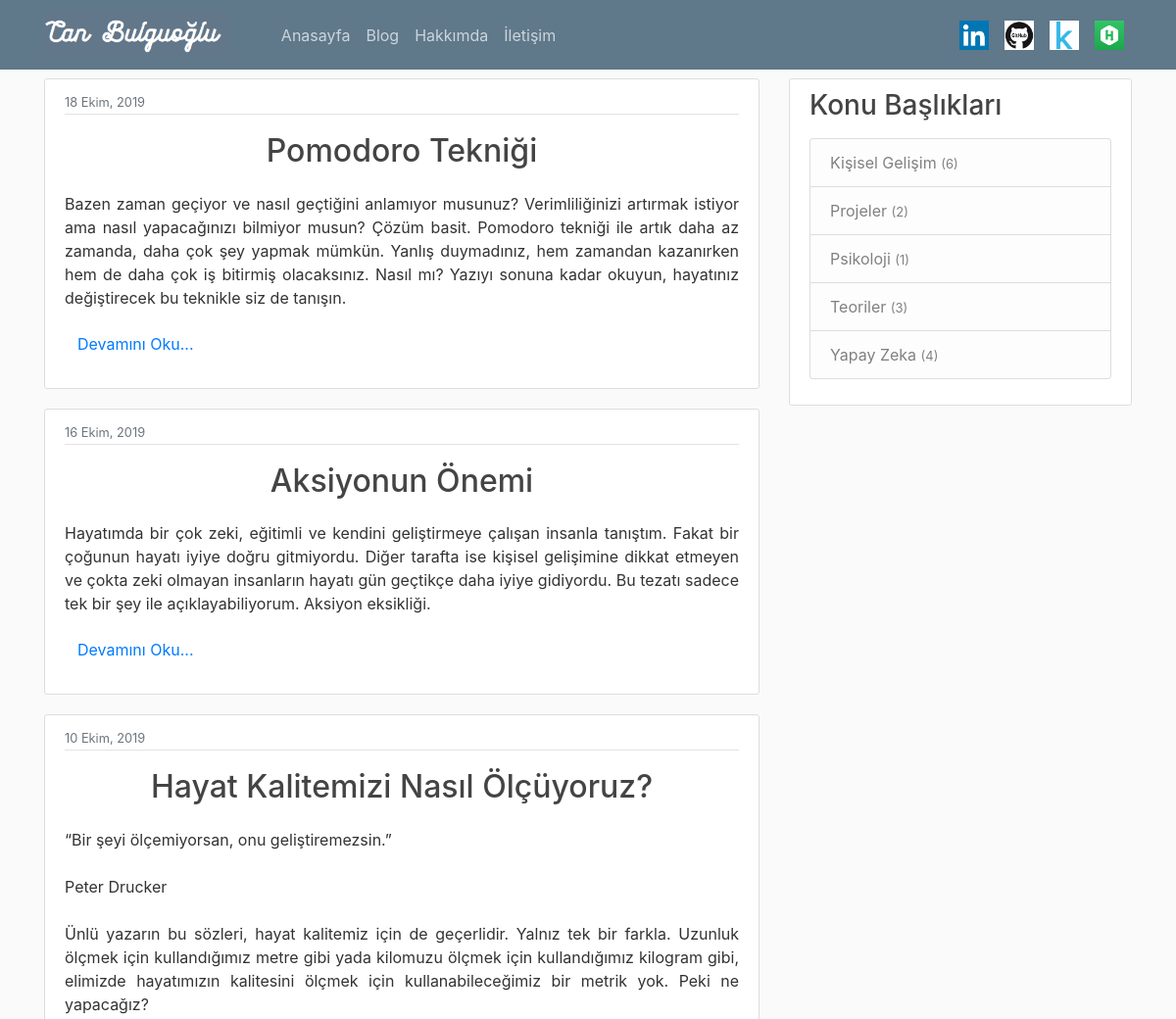
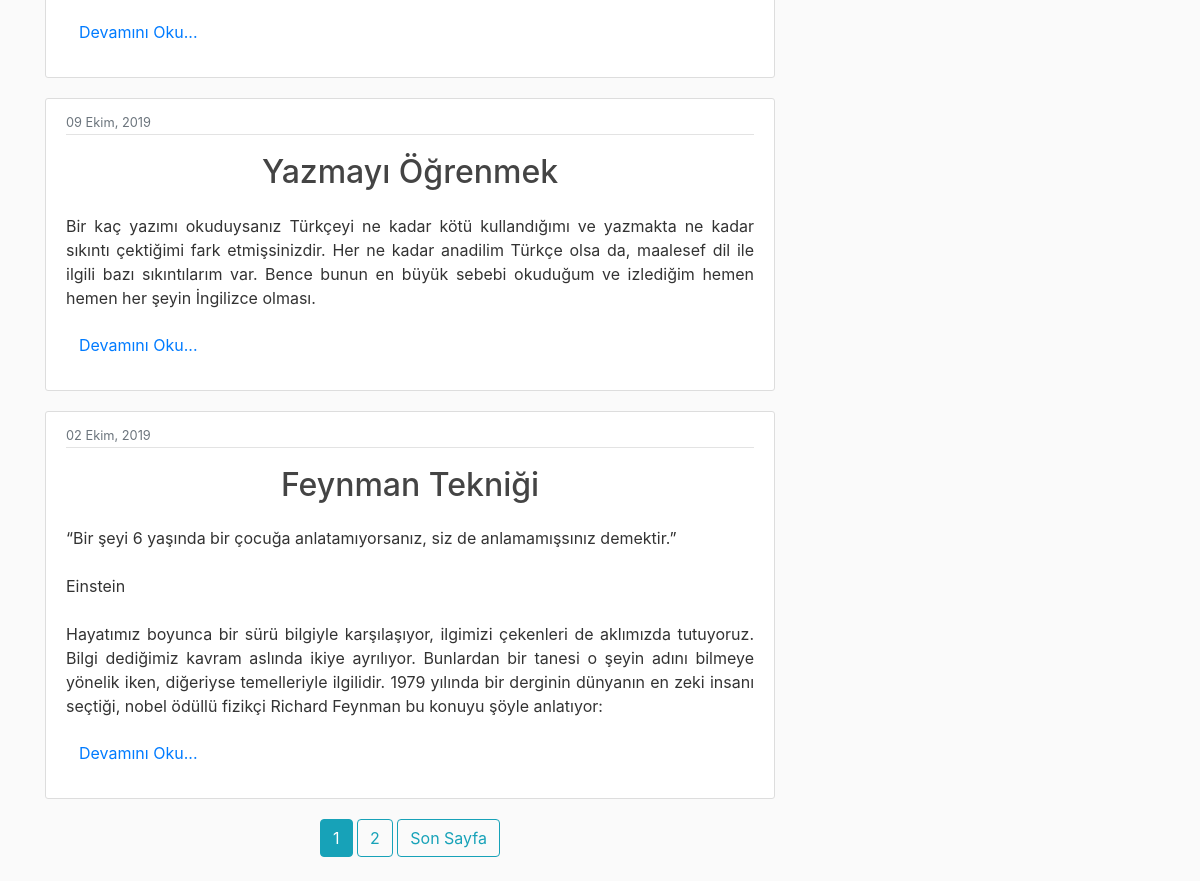
Page /Kişisel Gelişim/ on the committed database (2 pictures, top to bottom).
### blog/models.py (models this page shows, shortened)
class Post(models.Model):
    title = models.CharField(max_length= 100)
    first =models.TextField()
    konu = models.TextField()
    content = models.TextField()
    date_posted = models.DateTimeField(default= timezone.now)
    author = models.ForeignKey(User, on_delete=models.CASCADE) #delete posts when user is deleted

### blog/views.py (the view)
# urls.py: path('<str>/', SubjectView.as_view(), name='post-subject'),
class SubjectView(ListView):
    model = Post
    context_object_name = 'posts'
    paginate_by = 5
    ordering = ['-date_posted']
    def get_queryset(self):
        mylist = list(Post.objects.values_list('konu', flat=True).distinct())
        if self.kwargs['str'] in mylist:
            return Post.objects.filter(konu=self.kwargs['str']).order_by('-date_posted')
        else:
            return Post.objects.order_by('-date_posted').all()
    def get_context_data(self, **kwargs):
        context = super(ListView, self).get_context_data(**kwargs)
        context['konular'] = Post.objects.values_list('konu').annotate(Count('konu'))
        return context

### blog/templates/blog/post_list.html (shortened to what this page needs)
{% extends "blog/base.html" %}
{% block content %}
    {% for post in posts%}
    <article class="media content-section" >
      <div class="media-body">
        <div class="article-metadata">
          <small class="text-muted">{{ post.date_posted|date:"d F, Y" }}</small>
        </div>
        <h2 align="middle" ><a class="article-title" href="{% url 'post-detail' post.id %}">{{ post.title }}</a></h2>
        <div align="justify" class = "post_body" >
      <p class="article-content">{{ post.first|urlize }}</p>
      <p>
      <button class="btn btn-link" align="justify" onclick="showmore({{post.id}})" id="butt{{post.id}}">Devamını Oku...</button>
      </p>
        </div>
      </div>
    </article>
    {% endfor %}
  <div align='middle'>
    {% if is_paginated %}
      {% for num in page_obj.paginator.page_range %}
        {% if page_obj.number == num %}
          <a class="btn btn-info mb-4"   href="?page={{ num }}">{{ num }}</a>
        {% elif num > page_obj.number|add:'-2' and num < page_obj.number|add:'+2' %}
          <a class="btn btn-outline-info mb-4"   href="?page={{ num }}">{{ num }}</a>
        {%endif%}
      {% endfor %}
      {% if page_obj.has_next %}
        <a class="btn btn-outline-info mb-4"   href="?page={{ page_obj.paginator.num_pages }}">Son Sayfa</a>
      {% endif %}
    {%endif%}
    </div>
{% endblock content%}

### blog/static/blog/main.css (style rules this page uses)
body { background: #fafafa; color: #333333; margin-top: 5rem; }
h1, h2, h3, h4, h5, h6 { color: #444444; }
.content-section { background: #ffffff; padding: 10px 20px; border: 1px solid #dddddd; border-radius: 3px; margin-bottom: 20px; }
.article-title { color: #444444; white-space: pre-line; line-height: 50pt; }
.article-content { white-space: pre-line; }
.article-metadata { padding-bottom: 1px; margin-bottom: 4px; border-bottom: 1px solid #e3e3e3 }

### rows in the picture
Post: date_posted "18 Ekim, 2019", title "Pomodoro Tekniği", first "Bazen zaman geçiyor ve nasıl geçtiğini anlamıyor musunuz? Verimliliğinizi artırmak istiyor ama nasıl yapacağınızı bilmiyor musun? Çözüm basit. Pomodoro tekniği ile artık daha az zamanda, daha çok şey yapmak mümkün. Yanlış duymadınız, hem zamandan kazanırken hem de daha çok iş bitirmiş olacaksınız. Nasıl mı? Yazıyı sonuna kadar okuyun, hayatınız değiştirecek bu teknikle siz de tanışın."
Post: date_posted "16 Ekim, 2019", title "Aksiyonun Önemi", first "Hayatımda bir çok zeki, eğitimli ve kendini geliştirmeye çalışan insanla tanıştım. Fakat bir çoğunun hayatı iyiye doğru gitmiyordu. Diğer tarafta ise kişisel gelişimine dikkat etmeyen ve çokta zeki olmayan insanların hayatı gün geçtikçe daha iyiye gidiyordu. Bu tezatı sadece tek bir şey ile açıklayabiliyorum. Aksiyon eksikliği."
Post: date_posted "10 Ekim, 2019", title "Hayat Kalitemizi Nasıl Ölçüyoruz?", first "“Bir şeyi ölçemiyorsan, onu geliştiremezsin.” Peter Drucker Ünlü yazarın bu sözleri, hayat kalitemiz için de geçerlidir. Yalnız tek bir farkla. Uzunluk ölçmek için kullandığımız metre gibi yada kilomuzu ölçmek için kullandığımız kilogram gibi, elimizde hayatımızın kalitesini ölçmek için kullanabileceğimiz bir metrik yok. Peki ne yapacağız?"
Post: date_posted "09 Ekim, 2019", title "Yazmayı Öğrenmek", first "Bir kaç yazımı okuduysanız Türkçeyi ne kadar kötü kullandığımı ve yazmakta ne kadar sıkıntı çektiğimi fark etmişsinizdir. Her ne kadar anadilim Türkçe olsa da, maalesef dil ile ilgili bazı sıkıntılarım var. Bence bunun en büyük sebebi okuduğum ve izlediğim hemen hemen her şeyin İngilizce olması."
Post: date_posted "02 Ekim, 2019", title "Feynman Tekniği", first "“Bir şeyi 6 yaşında bir çocuğa anlatamıyorsanız, siz de anlamamışsınız demektir.” Einstein Hayatımız boyunca bir sürü bilgiyle karşılaşıyor, ilgimizi çekenleri de aklımızda tutuyoruz. Bilgi dediğimiz kavram aslında ikiye ayrılıyor. Bunlardan bir tanesi o şeyin adını bilmeye yönelik iken, diğeriyse temelleriyle ilgilidir. 1979 yılında bir derginin dünyanın en zeki insanı seçtiği, nobel ödüllü fizikçi Richard Feynman bu konuyu şöyle anlatıyor:"

### other values in the picture
{{ num }} "1"
{{ num }} "2"
{{ post.0 }} "Kişisel Gelişim" "Projeler" "Psikoloji" "Teoriler" "Yapay Zeka"
{{ post.1 }} "6" "2" "1" "3" "4"
